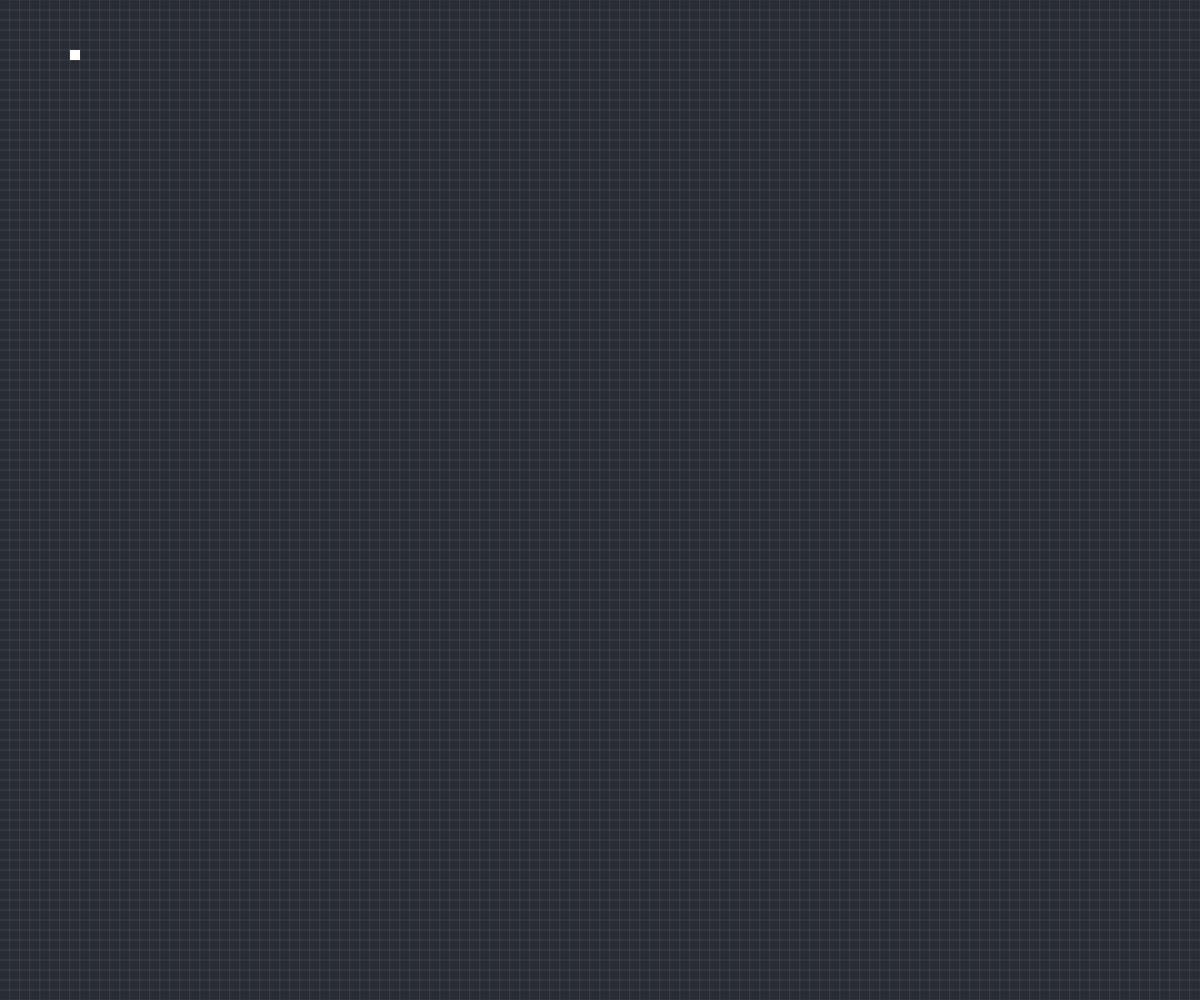
Frame 1 (no input)
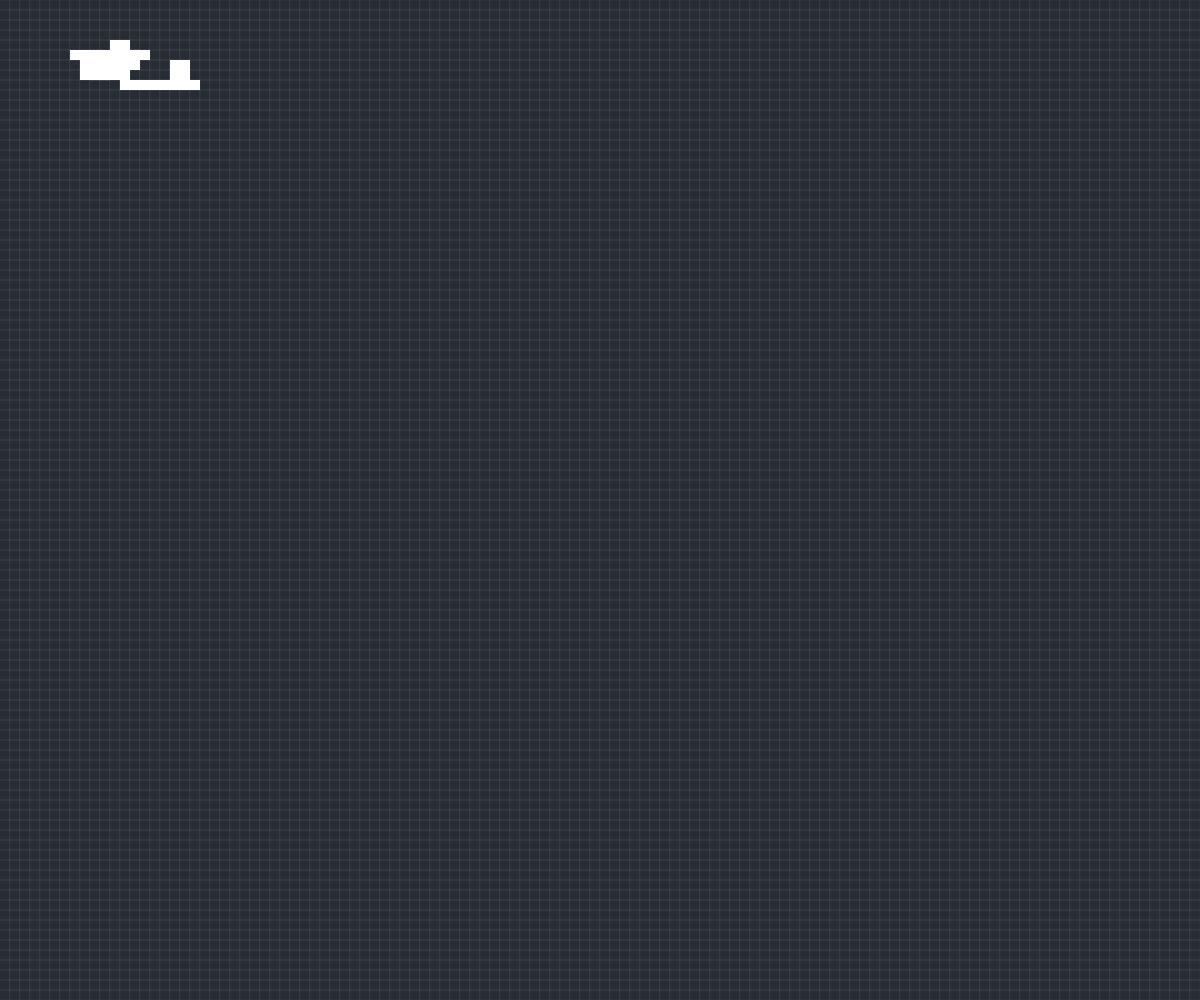
Frame 60 (no input)
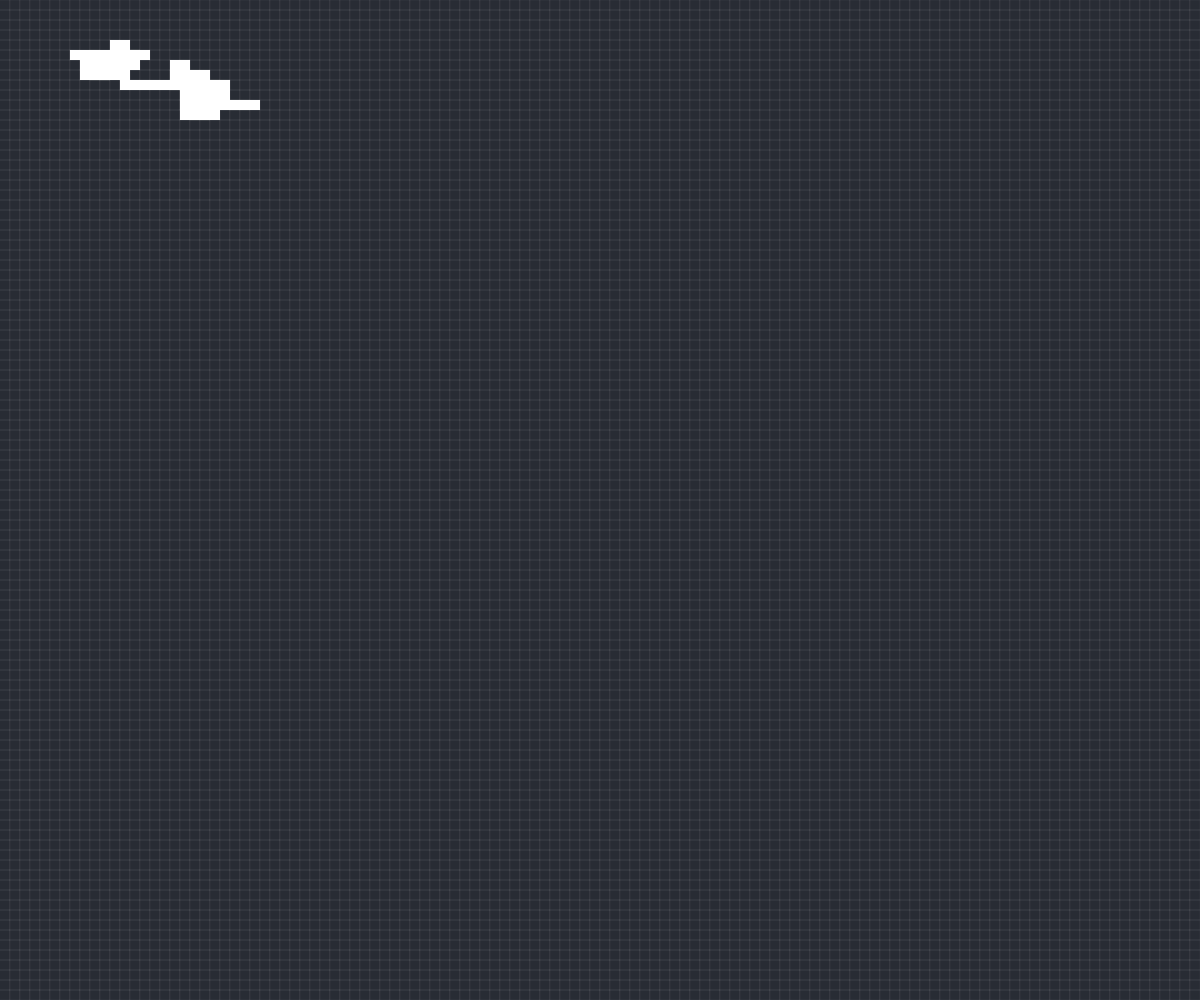
Frame 120 (the mouse pressed at the canvas centre since frame 60)

The p5.js sketch that drew these frames (run headless with seeded random() and noise() and a simulated clock; from frame 60 on, the mouse is pressed at the canvas centre):

// p5.js sketch
// ── sketch.js
const gridSize = 10;
const gridGap = 10;
let walker;

function setup() {
  canvas = createCanvas(windowWidth, windowHeight);
  background(40, 44, 52);
  var gridsX = windowWidth / gridSize;
  var gridsY = windowHeight / gridSize;

  for (var i = 0; i < gridsX; i++) {
    for (var j = 0; j < gridsY; j++) {
      noFill();
      stroke('rgba(255,255,255,0.05)');
      rect(i * gridGap, j * gridGap, gridSize, gridSize);
    }
  }
  walker = new Walker();
}

function draw() {
  walker.step();
  walker.render();
}

class Walker {
  constructor() {
    this.x = width / gridSize / 2;
    this.y = height / gridSize / 2;
  }

  render() {
    // stroke(255);
    // point(this.x, this.y);
    fill(255);
    rect(this.x, this.y, 10, 10);
  }

  step() {
    let choice = floor(random(4));
    let r = random(1);
    // A 40% of moving to the right!
    if (r < 0.4) {
      this.x += 10;
    } else if (r < 0.6) {
      this.x -= 10;
    } else if (r < 0.8) {
      this.y += 10;
    } else {
      this.y -= 10;
    }
    this.x = constrain(this.x, 0, width - 1);
    this.y = constrain(this.y, 0, height - 1);
  }
}
